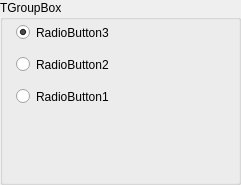
    <widget class="QGroupBox" name="GroupBox2">
     <property name="geometry">
      <rect>
       <x>72</x>
       <y>56</y>
       <width>241</width>
       <height>185</height>
      </rect>
     </property>
     <property name="title">
      <string>TGroupBox</string>
     </property>
     <property name="toolTip">
      <string>Tooltip</string>
     </property>
     <widget class="QRadioButton" name="RadioButton1">
      <property name="geometry">
       <rect>
        <x>16</x>
        <y>88</y>
        <width>113</width>
        <height>17</height>
       </rect>
      </property>
      <property name="text">
       <string>RadioButton1</string>
      </property>
      <property name="checked">
       <bool>false</bool>
      </property>
      <property name="layoutDirection">
       <enum>Qt::LeftToRight</enum>
      </property>
      <property name="enabled">
       <bool>true</bool>
      </property>
      <property name="toolTip">
       <string>Tooltip</string>
      </property>
     </widget>
     <widget class="QRadioButton" name="RadioButton2">
      <property name="geometry">
       <rect>
        <x>16</x>
        <y>56</y>
        <width>113</width>
        <height>17</height>
       </rect>
      </property>
      <property name="text">
       <string>RadioButton2</string>
      </property>
      <property name="checked">
       <bool>false</bool>
      </property>
      <property name="layoutDirection">
       <enum>Qt::LeftToRight</enum>
      </property>
      <property name="enabled">
       <bool>true</bool>
      </property>
      <property name="toolTip">
       <string>Tooltip</string>
      </property>
     </widget>
     <widget class="QRadioButton" name="RadioButton3">
      <property name="geometry">
       <rect>
        <x>16</x>
        <y>24</y>
        <width>113</width>
        <height>17</height>
       </rect>
      </property>
      <property name="text">
       <string>RadioButton3</string>
      </property>
      <property name="checked">
       <bool>true</bool>
      </property>
      <property name="layoutDirection">
       <enum>Qt::LeftToRight</enum>
      </property>
      <property name="enabled">
       <bool>true</bool>
      </property>
      <property name="toolTip">
       <string>Tooltip</string>
      </property>
     </widget>
    </widget>
